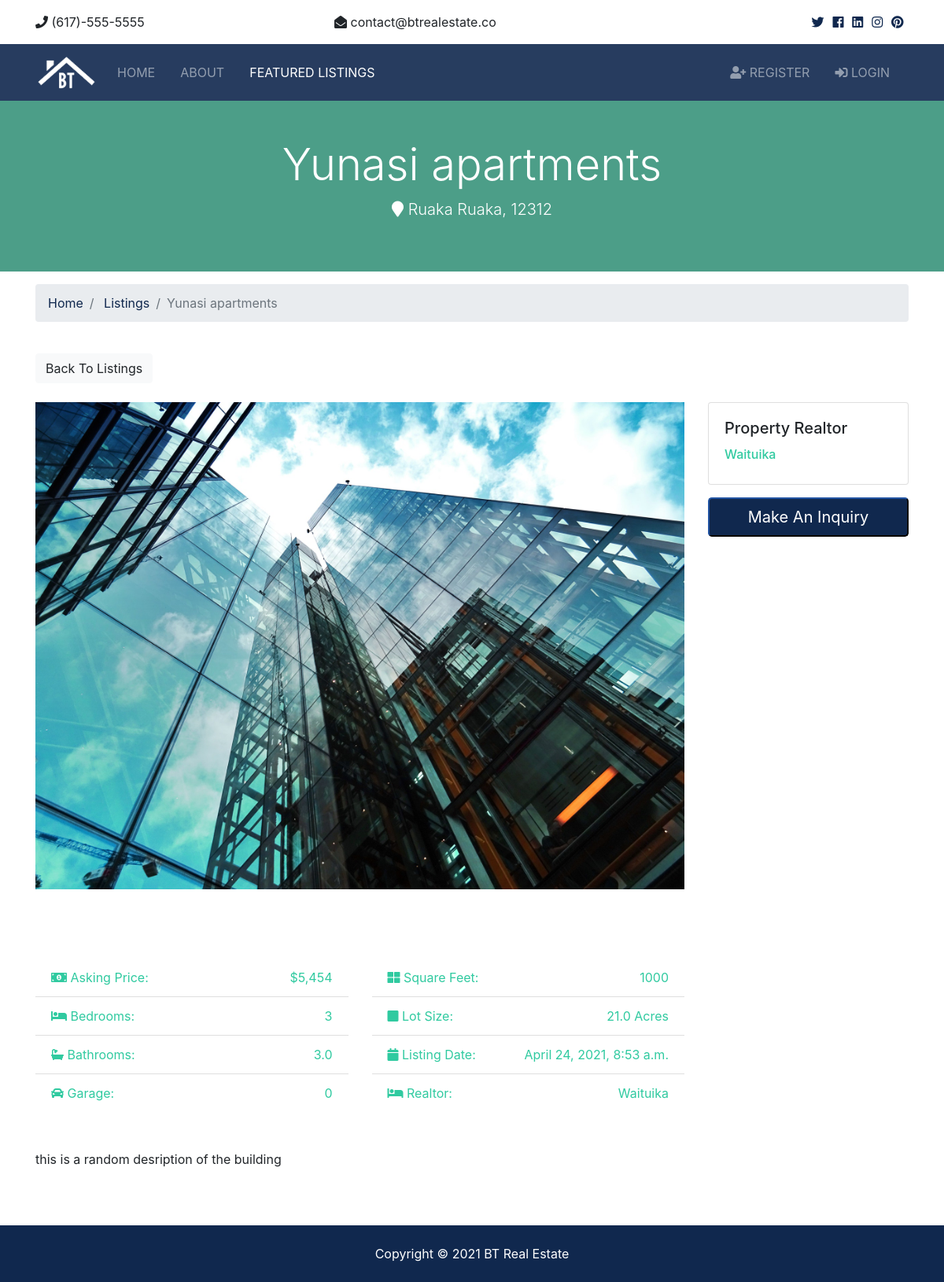
Page /listings/1 on the committed database.
### listings/models.py (models this page shows, shortened)
class Listing(models.Model):
  realtor = models.ForeignKey(Realtor, on_delete=models.DO_NOTHING)
  title = models.CharField(max_length=200)
  address = models.CharField(max_length=200)
  city = models.CharField(max_length=100)
  state = models.CharField(max_length=100)
  zipcode = models.CharField(max_length=20)
  description = models.TextField(blank=True)
  price = models.IntegerField()
  bedrooms = models.IntegerField()
  bathrooms = models.DecimalField(max_digits=2, decimal_places=1)
  garage = models.IntegerField(default=0)
  sqft = models.IntegerField()
  lot_size = models.DecimalField(max_digits=5, decimal_places=1)
  photo_main = models.ImageField(upload_to='photos/%Y/%m/%d/')
  photo_1 = models.ImageField(upload_to='photos/%Y/%m/%d/', blank=True)
  photo_2 = models.ImageField(upload_to='photos/%Y/%m/%d/', blank=True)
  photo_3 = models.ImageField(upload_to='photos/%Y/%m/%d/', blank=True)
  photo_4 = models.ImageField(upload_to='photos/%Y/%m/%d/', blank=True)
  photo_5 = models.ImageField(upload_to='photos/%Y/%m/%d/', blank=True)
  photo_6 = models.ImageField(upload_to='photos/%Y/%m/%d/', blank=True)
  is_published = models.BooleanField(default=True)
  list_date = models.DateTimeField(default=datetime.now, blank=True)

### realtors/models.py (models this page shows)
class Realtor(models.Model):
  name = models.CharField(max_length=200)
  photo = models.ImageField(upload_to='photos/%Y/%m/%d/')
  description = models.TextField(blank=True)
  phone = models.CharField(max_length=20)
  email = models.CharField(max_length=50)
  is_mvp = models.BooleanField(default=False)
  hire_date = models.DateTimeField(default=datetime.now, blank=True)
  def __str__(self):
    return self.name

### listings/views.py (the view)
# urls.py: path('<int:listing_id>', views.listing, name='listing'),
def listing(request, listing_id):
  listing = get_object_or_404(Listing, pk=listing_id)
  context = {
    'listing': listing
  }
  return render(request, 'listings/listing.html', context)

### templates/listings/listing.html (shortened to what this page needs)
{% extends 'base.html' %}
{% load humanize %}
{% block content %}
<section id="showcase-inner" class="py-5 text-white">
    <div class="container">
      <div class="row text-center">
        <div class="col-md-12">
          <h1 class="display-4">{{ listing.title }}</h1>
          <p class="lead">
            <i class="fas fa-map-marker"></i> {{ listing.city }} {{ listing.state }}, {{ listing.zipcode }}</p>
        </div>
      </div>
    </div>
  </section>
  <section id="bc" class="mt-3">
    <div class="container">
      <nav>
        <ol class="breadcrumb">
          <li class="breadcrumb-item">
            <a href="{% url 'index' %}">Home</a>
          </li>
          <li class="breadcrumb-item">
            <a href="{% url 'listings' %}">Listings</a>
          </li>
          <li class="breadcrumb-item active">{{ listing.title }}</li>
        </ol>
      </nav>
    </div>
  </section>
  <section id="listing" class="py-4">
    <div class="container">
      <a href="{% url 'listings' %}" class="btn btn-light mb-4">Back To Listings</a>
      <div class="row">
        <div class="col-md-9">
          <img src="{{ listing.photo_main.url }}" alt="" class="img-main img-fluid mb-3">
          <div class="row mb-5 thumbs">
            {% if listing.photo_1 %}
            <div class="col-md-2">
            </div>
            {% endif %}
            {% if listing.photo_2 %}
            <div class="col-md-2">
            </div>
            {% endif %}
            {% if listing.photo_3 %}
            <div class="col-md-2">
            </div>
            {% endif %}
            {% if listing.photo_4 %}
            <div class="col-md-2">
            </div>
            {% endif %}
            {% if listing.photo_5 %}
            <div class="col-md-2">
            </div>
            {% endif %}
            {% if listing.photo_6 %}
            <div class="col-md-2">
            </div>
            {% endif %}
          </div>
          <div class="row mb-5 fields">
            <div class="col-md-6">
              <ul class="list-group list-group-flush">
                <li class="list-group-item text-secondary">
                  <i class="fas fa-money-bill-alt"></i> Asking Price:
                  <span class="float-right">${{ listing.price | intcomma }}</span>
                </li>
                <li class="list-group-item text-secondary">
                  <i class="fas fa-bed"></i> Bedrooms:
                  <span class="float-right">{{ listing.bedrooms }}</span>
                </li>
                <li class="list-group-item text-secondary">
                  <i class="fas fa-bath"></i> Bathrooms:
                  <span class="float-right">{{ listing.bathrooms }}</span>
                </li>
                <li class="list-group-item text-secondary">
                  <i class="fas fa-car"></i> Garage:
                  <span class="float-right">{{ listing.garage }}
                  </span>
                </li>
              </ul>
            </div>
            <div class="col-md-6">
              <ul class="list-group list-group-flush">
                <li class="list-group-item text-secondary">
                  <i class="fas fa-th-large"></i> Square Feet:
                  <span class="float-right">{{ listing.sqft }}</span>
                </li>
                <li class="list-group-item text-secondary">
                  <i class="fas fa-square"></i> Lot Size:
                  <span class="float-right">{{ listing.lot_size }} Acres
                  </span>
                </li>
                <li class="list-group-item text-secondary">
                  <i class="fas fa-calendar"></i> Listing Date:
                  <span class="float-right">{{ listing.list_date }}</span>
                </li>
                <li class="list-group-item text-secondary">
                  <i class="fas fa-bed"></i> Realtor:
                  <span class="float-right">{{ listing.realtor }}
                  </span>
                </li>
              </ul>
            </div>
          </div>
          <div class="row mb-5">
            <div class="col-md-12">
                {{ listing.description }}
            </div>
          </div>
        </div>
        <div class="col-md-3">
          <div class="card mb-3">
            <div class="card-body">
              <h5 class="card-title">Property Realtor</h5>
              <h6 class="text-secondary">{{ listing.realtor }}</h6>
            </div>
          </div>
          <button class="btn-primary btn-block btn-lg" data-toggle="modal" data-target="#inquiryModal">Make An Inquiry</button>
        </div>
      </div>
    </div>
  </section>
{% endblock %}

### templates/base.html (shortened to what this page needs)
{% load static %}
<!DOCTYPE html>
<html lang="en">
<head>
  <link rel="stylesheet" href="{% static 'css/all.css' %}">
  <link rel="stylesheet" href="{% static 'css/bootstrap.css' %}">
  <link rel="stylesheet" href="{% static 'css/style.css' %}">
  <link rel="stylesheet" href="{% static 'css/lightbox.min.css' %}">
</head>
<body>
  {% include 'partials/_topbar.html' %}
  {% include 'partials/_navbar.html' %}
  {% block content %} {% endblock %}
  {% include 'partials/_footer.html' %}
</body>
</html>

### templates/partials/_topbar.html
<section id="top-bar" class="p-3">
    <div class="container">
      <div class="row">
        <div class="col-md-4">
          <i class="fas fa-phone"></i> (617)-555-5555
        </div>
        <div class="col-md-4">
          <i class="fas fa-envelope-open"></i> contact@btrealestate.co
        </div>
        <div class="col-md-4">
          <div class="social text-right">
            <a href="#">
              <i class="fab fa-twitter"></i>
            </a>
            <a href="#">
              <i class="fab fa-facebook"></i>
            </a>
            <a href="#">
              <i class="fab fa-linkedin"></i>
            </a>
            <a href="#">
              <i class="fab fa-instagram"></i>
            </a>
            <a href="#">
              <i class="fab fa-pinterest"></i>
            </a>
          </div>
        </div>
      </div>
    </div>
  </section>

### templates/partials/_navbar.html (shortened to what this page needs)
{% load static %}
<nav class="navbar navbar-expand-lg navbar-dark bg-primary sticky-top">
    <div class="container">
      <a class="navbar-brand" href="{% url 'index' %}">
        <img src="{% static 'img/logo.png' %}" class="logo" alt="">
      </a>
      <div class="collapse navbar-collapse" id="navbarNavAltMarkup">
        <ul class="navbar-nav">
          <li
            {% if '/' == request.path %}
              class="nav-item active mr-3"
            {% else %}
              class="nav-item mr-3"
            {% endif %}
          >
            <a class="nav-link" href="{% url 'index' %}">Home</a>
          </li>
          <li
            {% if 'about' in request.path %}
              class="nav-item active mr-3"
            {% else %}
              class="nav-item mr-3"
            {% endif %}
          >
            <a class="nav-link" href="{% url 'about' %}">About</a>
          </li>
          <li
            {% if 'listings' in request.path %}
              class="nav-item active mr-3"
            {% else %}
              class="nav-item mr-3"
            {% endif %}
          >
            <a class="nav-link" href="{% url 'listings' %}">Featured Listings</a>
          </li>
        </ul>
        <ul class="navbar-nav ml-auto">
          {% if user.is_authenticated %}
            <li
            {% if 'dashboard' in request.path %}
              class="nav-item active mr-3"
            {% else %}
              class="nav-item mr-3"
            {% endif %}
            >
              <a class="nav-link" href="{% url 'dashboard' %}">
               Welcome {{ user.username }} (Dashboard)</a>
            </li>
            <li class="nav-item mr-3">
              <a href="javascript:{document.getElementById('logout').submit()}" class="nav-link">
                <i class="fas fa-sign-out-alt"></i> Logout
              </a>
              <form action="{% url 'logout' %}" method="POST" id="logout">
                {% csrf_token %}
                <input type="hidden">
              </form>
            </li>
          {% else %}
            <li
            {% if 'register' in request.path %}
              class="nav-item active mr-3"
            {% else %}
              class="nav-item mr-3"
            {% endif %}
            >
              <a class="nav-link" href="{% url 'register' %}">
                <i class="fas fa-user-plus"></i> Register</a>
            </li>
            <li
            {% if 'login' in request.path %}
              class="nav-item active mr-3"
            {% else %}
              class="nav-item mr-3"
            {% endif %}
            >
              <a class="nav-link" href="{% url 'login' %}">
                <i class="fas fa-sign-in-alt"></i>
                Login</a>
            </li>
          {% endif %}
        </ul>
      </div>
    </div>
  </nav>

### templates/partials/_footer.html
<footer id="main-footer" class="py-4 bg-primary text-white text-center">
    Copyright &copy;
    <span class="year"></span> BT Real Estate
</footer>

### btre/static/css/all.css (style rules this page uses)
.fa, .fas, .far, .fal, .fab { -moz-osx-font-smoothing: grayscale; -webkit-font-smoothing: antialiased; display: inline-block; font-style: normal; font-variant: normal; text-rendering: auto; line-height: 1; }
.fa-bath:before { content: "\f2cd"; }
.fa-bed:before { content: "\f236"; }
.fa-calendar:before { content: "\f133"; }
.fa-car:before { content: "\f1b9"; }
.fa-envelope-open:before { content: "\f2b6"; }
.fa-facebook:before { content: "\f09a"; }
.fa-instagram:before { content: "\f16d"; }
.fa-linkedin:before { content: "\f08c"; }
.fa-map-marker:before { content: "\f041"; }
.fa-money-bill-alt:before { content: "\f3d1"; }
.fa-phone:before { content: "\f095"; }
.fa-pinterest:before { content: "\f0d2"; }
.fa-sign-in-alt:before { content: "\f2f6"; }
.fa-square:before { content: "\f0c8"; }
.fa-th-large:before { content: "\f009"; }
.fa-twitter:before { content: "\f099"; }
.fa-user-plus:before { content: "\f234"; }
.fab { font-family: 'Font Awesome 5 Brands'; }
.fa, .fas { font-family: 'Font Awesome 5 Free'; font-weight: 900; }

### btre/static/css/style.css (style rules this page uses)
img { width: 100%; }
.logo { width: 80px; }
.navbar { opacity: 0.9; text-transform: uppercase; }
.social a { margin-right: 0.4rem; }
#showcase-inner { background: url(../img/building.jpg) no-repeat top center fixed/cover; position: relative; overflow: hidden; min-height: 200px; }
#showcase-inner::before { content: ''; position: absolute; top: 0; left: 0; min-height: 100%; width: 100%; background: rgba(32, 134, 107, 0.8); }

### rows in the picture
Listing: title "Yunasi apartments", city "Ruaka", state "Ruaka", zipcode "12312", photo_main (picture), price "5,454", bedrooms "3", bathrooms "3.0", garage "0", sqft "1000", lot_size "21.0", list_date "April 24, 2021, 8:53 a.m.", realtor "Waituika", description "this is a random desription of the building"
